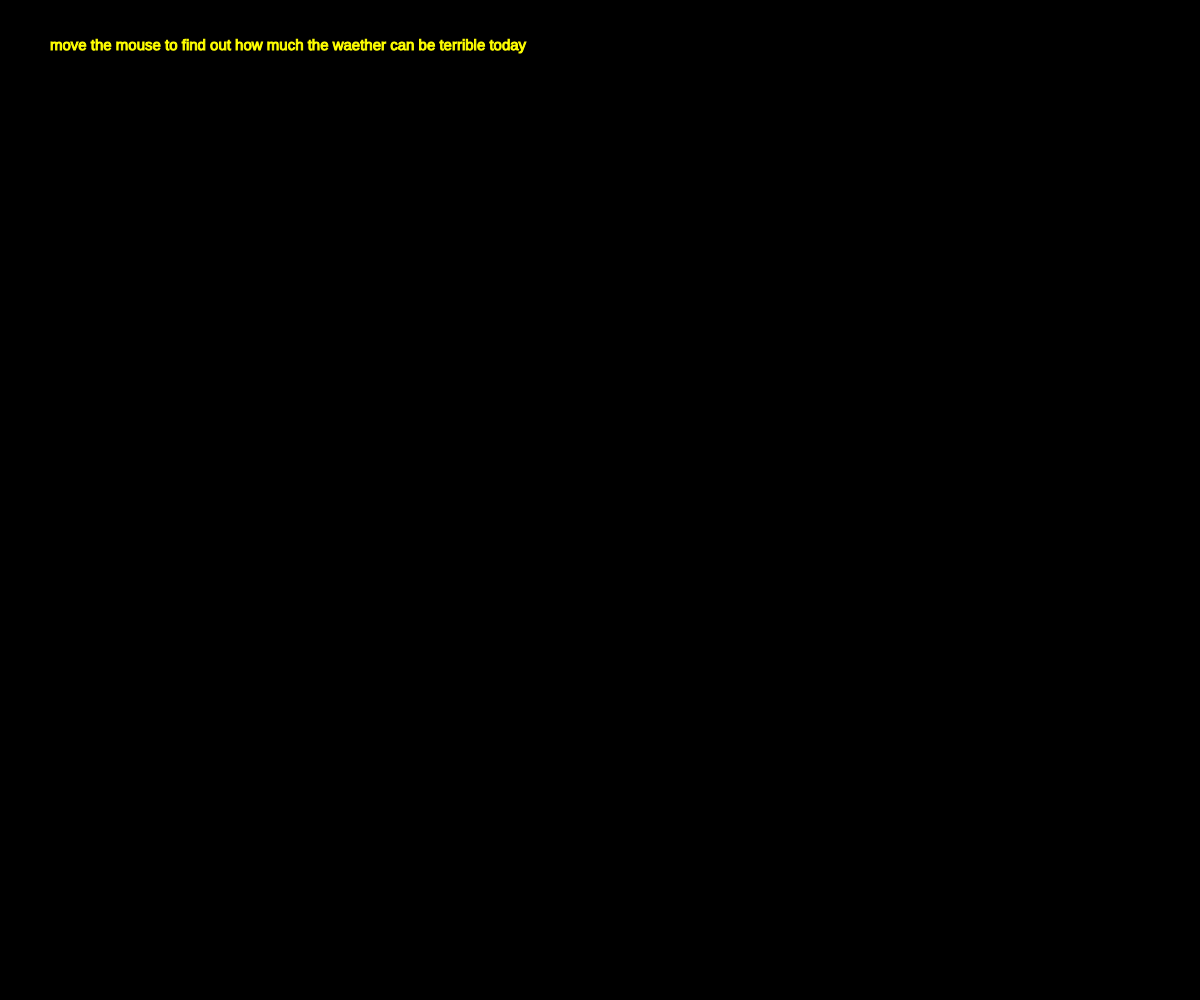
Frame 1 (no input)
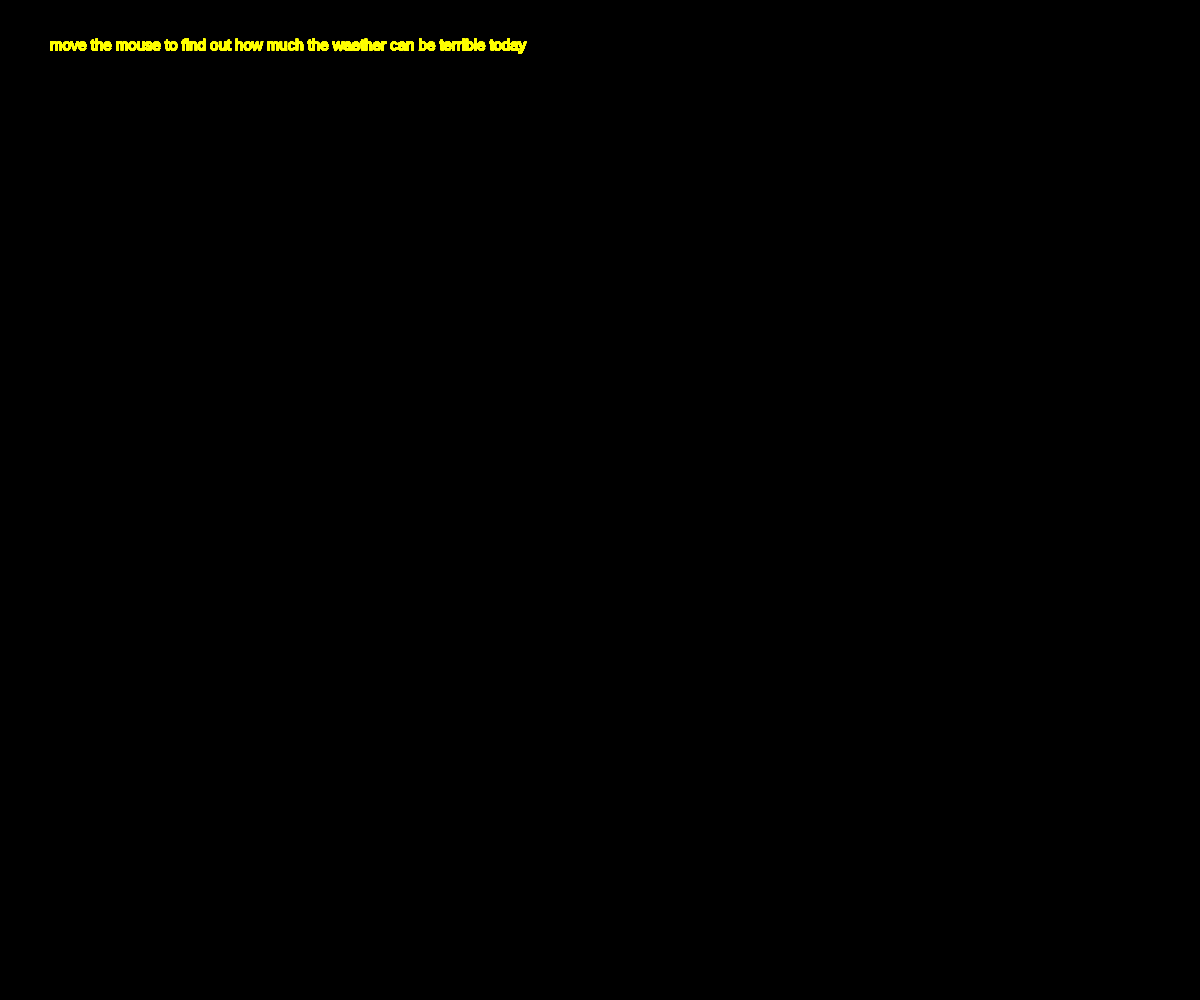
Frame 60 (no input)
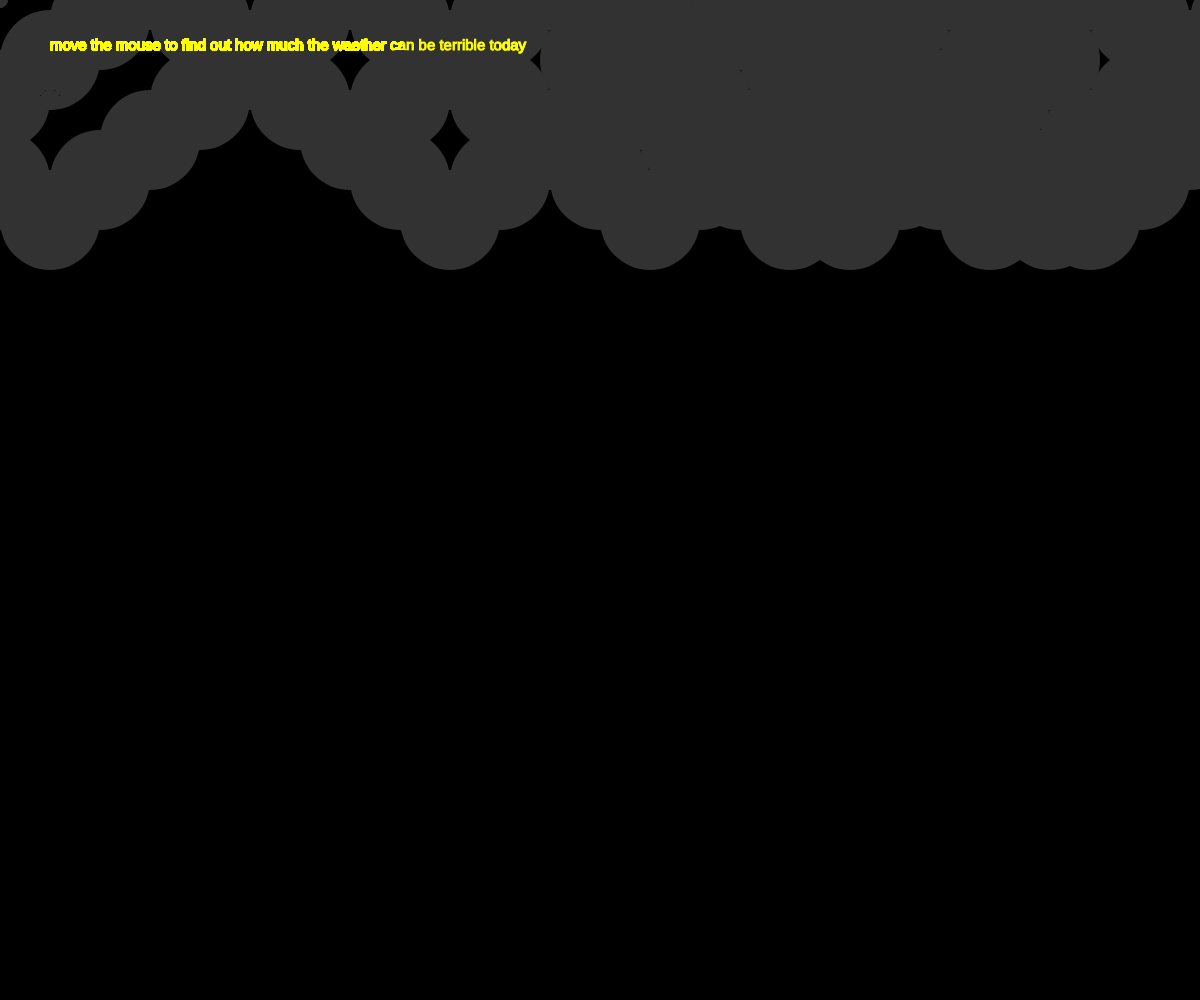
Frame 120 (the mouse pressed at the canvas centre since frame 60)

The p5.js sketch that drew these frames (run headless with seeded random() and noise() and a simulated clock; from frame 60 on, the mouse is pressed at the canvas centre):

// p5.js sketch
// ── sketch.js
var balls = [];
var Circle;
var Circledos;
// var Light;


function preload(){


  myBall = new Ball(50, 100, 20);
  myBall.size = 20;

  myCircle = new Circle(100, 100, 40);
  myCircle.size = 100;

  myCircledos = new Circledos(windowWidth/5, 100, 40);
  myCircledos.size = 100;

  // myLight = new Light(50, 100, 20);
  // myLight.size = 20;
}

function setup() {
  createCanvas(windowWidth, windowHeight);
  background(0);
  textFont('arial');


}

function draw() {

  fill("yellow");
  stroke("yellow");
  textSize(15);
  text('move the mouse to find out how much the waether can be terrible today', 50, 50);


  myBall.move();
  myBall.display();

  myCircle.move();
  myCircle.display();

  myCircledos.move();
  myCircledos.display();

  // myLight.move();
  // myLight.display();



  for(var b = 0; b < balls.length; b += 5){
      balls[b].move();
      balls[b].display();
    }

}

//rain
function Ball(_x, _y, _diameter) {
  this.size= _diameter;
  this.x = _x;
  this.y = _y;
  this.speed = 2;

  var xIncrease = this.speed;
  var yIncrease = this.speed;

  this.move = function(){
    this.x = this.x + random(0,0);
    this.y = this.y + random(0,0);
  }

  this.display = function() {
    var c = map (mouseX, 0, width, 0, 100);
    noStroke(100);
    fill(c);
    ellipse(this.x, this.y, this.size)
  }
}

function mouseMoved(){
  var r = random(3,20);
  var d = new Ball(mouseX, mouseY, r);
  balls.push(d);
}

function mousePressed(){
  var r = random(3,20);
  var d = new Ball(mouseX, mouseY, r);
  balls.push(d);
}




//nuvola
function Circle(_a,_b,_diameter){
  this.size= _diameter;
  this.a = _a;
  this.b = _b;
  this.speed = 2;

  var aIncrease = this.speed;
  var bIncrease = this.speed;

  this.move = function() {
    this.a += aIncrease * 25 ;
    this.b += bIncrease * 20;

    //vertical bouncing
    if (this.a > windowHeight || this.a < 0) {
      aIncrease = - aIncrease;
    }

    //orizontal bouncing
    if (this.b > windowWidth/6 || this.b < 0) {
      bIncrease = - bIncrease;
    }}

  this.display = function() {
    ellipse(this.a, this.b, this.size)
  }}


//nuvola
function Circledos(_z,_l,_diameter){
  this.size= _diameter;
  this.z = _z;
  this.l = _l;
  this.speed = 2;

  var zIncrease = this.speed;
  var lIncrease = this.speed;

  this.move = function() {
    this.z += zIncrease * 25 ;
    this.l += lIncrease * 20;

    //vertical bouncing
    if (this.z > windowHeight || this.z < 0) {
      zIncrease = - zIncrease;
    }

    //orizontal bouncing
    if (this.l > windowWidth/6 || this.l < 0) {
      lIncrease = - lIncrease;
    }}

  this.display = function() {
    ellipse(this.z + windowWidth/2, this.l, this.size)
  }}

  //
  // //lighting
  // function Light(_g, _h, _diameter) {
  //   this.size= _diameter;
  //   this.g = _g;
  //   this.h = _h;
  //   this.speed = 2;
  //
  //   var gIncrease = this.speed;
  //   var hIncrease = this.speed;
  //
  //   if (this.g > windowHeight || this.g < 0) {
  //     gIncrease = - gIncrease + random(-5,5);
  //   }
  //
  //   // this.move = function(){
  //   //   this.g = this.g + random(-5,5);
  //   //   this.h = this.h + random(-5,5);
  //   // }
  //
  //   this.display = function() {
  //
  //     noStroke();
  //     fill("yellow");
  //     ellipse(this.x, this.y, this.size)
  //   }
  // }
